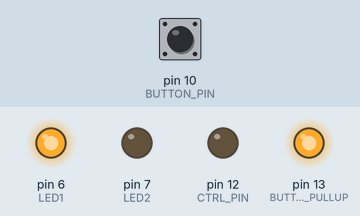
Bench run of a sketch on a simulated Arduino Uno, built with avr-gcc and run on an emulated ATmega328P. On the bench: output pins drawn as LEDs (lit = HIGH). The inputs (shaded band) are chosen by the test bench; at power-on: pin 10 (BUTTON_PIN) LOW.

Above: at 1.2 s.
1.3 s: pin 10 (BUTTON_PIN) pulled HIGH for 0.15 s
At 1.46 s:
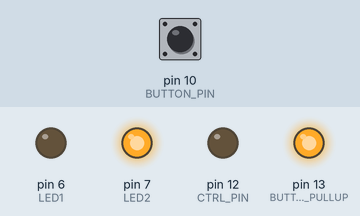
3.1 s: pin 10 (BUTTON_PIN) pulled HIGH for 3.2 s
At 6.6 s:
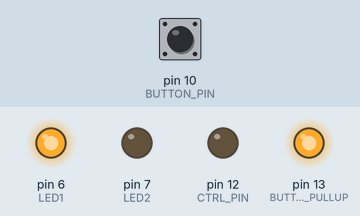
Timing chart, 0 to 8.1 s (numbered marks = the images above; inputs shaded):
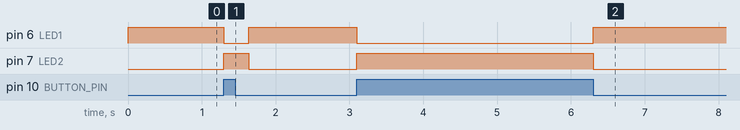

Measured:
- after the input at 1.3 s, pin 6 (LED1): HIGH → LOW at once, → HIGH 0.33 s later; pin 7 (LED2): LOW → HIGH at once, → LOW 0.33 s later
- after the input at 3.1 s, pin 6 (LED1): HIGH → LOW at once, → HIGH 3.2 s later; pin 7 (LED2): LOW → HIGH at once, → LOW 3.2 s later

The sketch:

IR_oDayDemo_Sender.ino
```cpp
#include<Wire.h>

#define MCU_ADDR 127
#define CTRL_PIN 12
#define LED1 6
#define LED2 7
#define BUTTON_PIN 10
#define BUTTON_PULLUP 13

char outChar = 0, inChar = 0, i=0;
bool isTransmitting = false;
unsigned long Time = 0;

void setup() {
  // put your setup code here, to run once:
  pinMode(LED1, OUTPUT);
  pinMode(LED2, OUTPUT);
  pinMode(BUTTON_PULLUP, OUTPUT);
  digitalWrite(LED1,HIGH);
  digitalWrite(LED2,LOW);
  digitalWrite(BUTTON_PULLUP,HIGH);

  Wire.begin(MCU_ADDR);
  Wire.onRequest(transmitByte);
  Wire.onReceive(receiveByte);
  //Serial.begin(9600);
}

void loop() {
  // put your main code here, to run repeatedly:
  if (digitalRead(BUTTON_PIN)&&!isTransmitting){
    Time = millis() + 333;
    switch (i){
      case 0: outChar = 'a';
              break;
      case 1: outChar = 'A';
              break;
      case 2: outChar = '~';
              break;
    }
    i++;
    i %= 3;
    digitalWrite(LED1, LOW);
    digitalWrite(LED2, HIGH);
    pinMode(CTRL_PIN, OUTPUT);
    digitalWrite(CTRL_PIN, LOW); // assert control line low
    isTransmitting = true;
  }

  if (isTransmitting&&(!digitalRead(BUTTON_PIN))&&(millis()>Time)){
  digitalWrite(LED1, HIGH);
  digitalWrite(LED2, LOW);
  isTransmitting = false;
  }

  // switch the LEDs on or off depending on inChar
  // LEDs are active-low

}

// onRequest handler
void transmitByte(){
  Wire.write(outChar); // send input character to Tiny
  digitalWrite(CTRL_PIN, HIGH); // pull control line high
  pinMode(CTRL_PIN, INPUT); // hi-impedance
  digitalWrite(LED2, HIGH);
}

// onReceive handler
void receiveByte(int numBytes){
  while(!Wire.available()){
    // wait until data begins to arrive
  }
  inChar = Wire.read(); // read received byte into inChar

 /* Serial.print("Received: \""); // print as char and as hex
  Serial.print(inChar);
  Serial.print("\". Hex: ");
  Serial.println(inChar, HEX);*/
}
```
